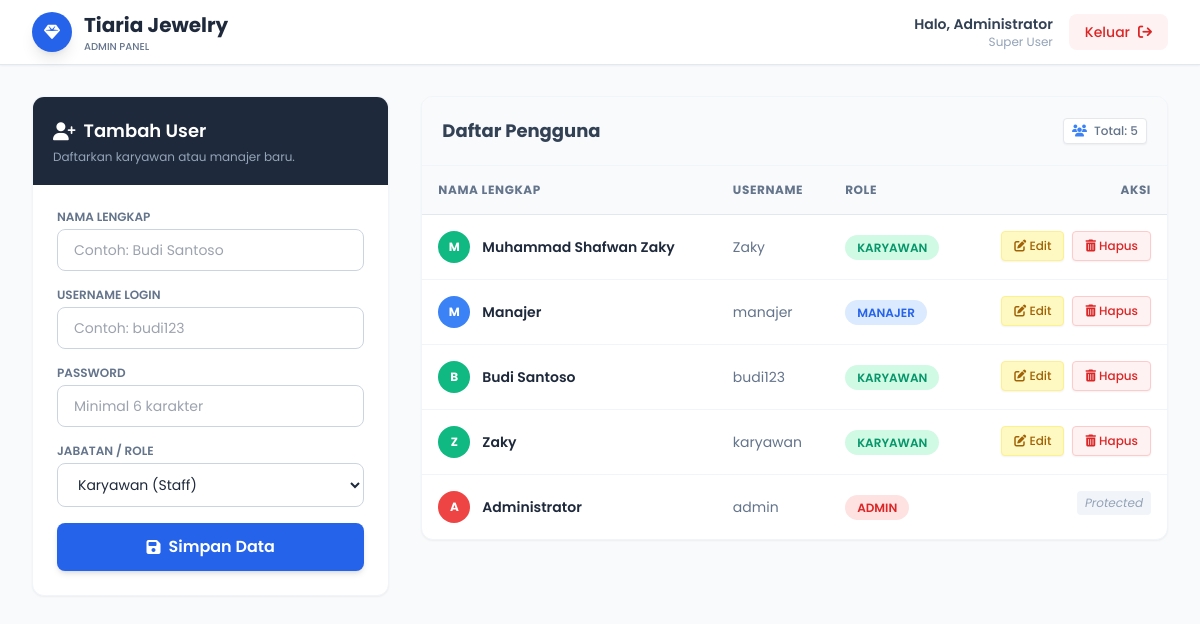
The page /admin (signed in) on the database as committed earlier.
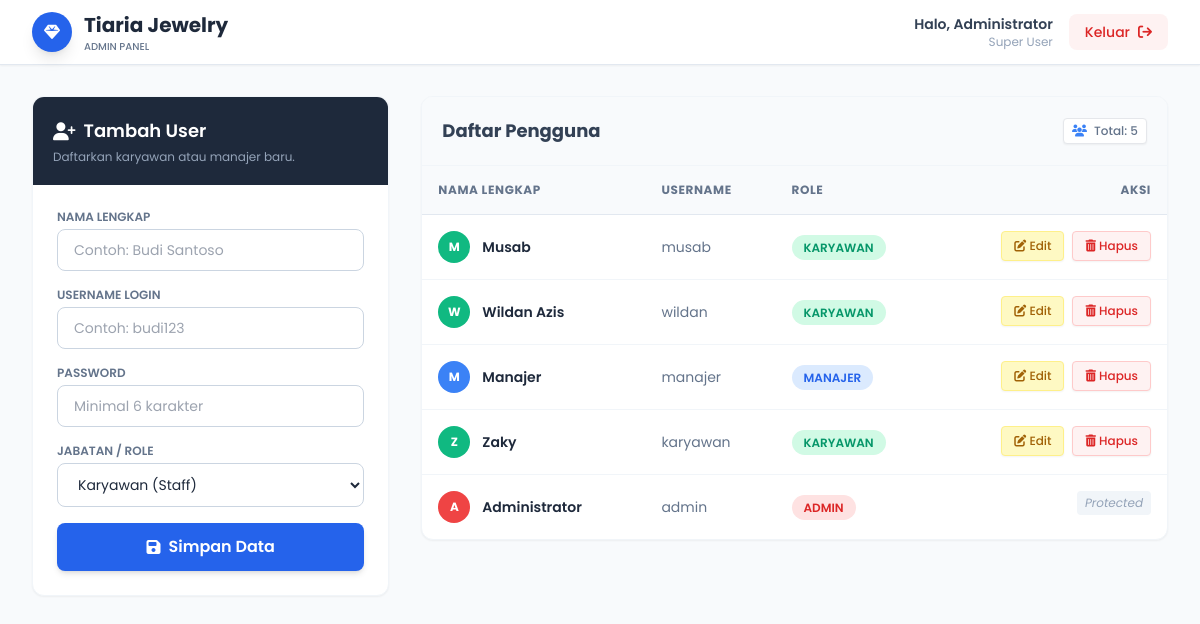
The same page on the database as committed later.
### tables this page shows
CREATE TABLE users (
                id INTEGER PRIMARY KEY AUTOINCREMENT,
                username TEXT UNIQUE NOT NULL,
                password TEXT NOT NULL,
                name TEXT NOT NULL,
                role TEXT NOT NULL DEFAULT 'karyawan', 
                created_at TIMESTAMP DEFAULT CURRENT_TIMESTAMP
            );

### app.py (the view)
@app.route('/admin')
@login_required
def admin_dashboard():
    if current_user.role != 'admin': return "⛔ AKSES DITOLAK"
    conn = create_connection()
    cursor = conn.cursor()
    cursor.execute("SELECT * FROM users ORDER BY id DESC")
    all_users = cursor.fetchall()
    conn.close()
    return render_template('admin_dashboard.html', users=all_users)

### app.py (called while the page is built)
@login_manager.user_loader
def load_user(user_id):
    return User.get_by_id(user_id)

@app.before_request
def make_session_permanent():
    session.permanent = True
    app.permanent_session_lifetime = timedelta(minutes=5) # Logout otomatis setelah 5 menit idle

### models.py (called while the page is built)
    @staticmethod
    def get_by_id(user_id):
        conn = create_connection()
        cursor = conn.cursor()
        cursor.execute("SELECT * FROM users WHERE id = ?", (user_id,))
        user_data = cursor.fetchone()
        conn.close()
        if user_data:
            return User(id=user_data[0], username=user_data[1], name=user_data[3], role=user_data[4])
        return None

### utils/db_manager.py (called while the page is built)
def create_connection():
    if not os.path.exists(DB_FOLDER):
        os.makedirs(DB_FOLDER)
    conn = sqlite3.connect(DB_PATH)
    return conn

### templates/admin_dashboard.html (shortened to what the changed rows need)
<!DOCTYPE html>
<html lang="id">
<head>
    <script src="https://cdn.tailwindcss.com"></script>
    <link rel="stylesheet" href="https://cdnjs.cloudflare.com/ajax/libs/font-awesome/6.4.0/css/all.min.css">
</head>
<body class="bg-slate-50 text-slate-800">
    <nav class="bg-white shadow-sm border-b border-slate-200 fixed w-full top-0 z-50">
        <div class="max-w-7xl mx-auto px-4 sm:px-6 lg:px-8">
            <div class="flex justify-between h-16">
                <div class="flex items-center gap-3">
                    <div>
                        <h1 class="font-bold text-xl text-slate-800">Tiaria Jewelry</h1>
                    </div>
                </div>
            </div>
        </div>
    </nav>
    <main class="max-w-7xl mx-auto px-4 sm:px-6 lg:px-8 mt-24 mb-10">
        <div class="grid grid-cols-1 lg:grid-cols-3 gap-8">
            <div class="lg:col-span-1">
                <div class="bg-white rounded-xl shadow-sm border border-slate-100 overflow-hidden sticky top-24">
                    <div class="bg-slate-800 p-5 text-white">
                        <h2 class="font-semibold text-lg flex items-center gap-2"><i class="fa-solid fa-user-plus"></i> Tambah User</h2>
                    </div>
                </div>
            </div>
            <div class="lg:col-span-2">
                <div class="bg-white rounded-xl shadow-sm border border-slate-100 overflow-hidden">
                    <div class="overflow-x-auto">
                        <table class="w-full text-left border-collapse">
                            <thead>
                                <tr class="bg-slate-50 text-slate-500 uppercase text-xs font-bold tracking-wider">
                                    <th class="p-4 border-b border-slate-200">Nama Lengkap</th>
                                    <th class="p-4 border-b border-slate-200">Username</th>
                                    <th class="p-4 border-b border-slate-200">Role</th>
                                    <th class="p-4 border-b border-slate-200 text-right">Aksi</th>
                                </tr>
                            </thead>
                            <tbody class="text-sm text-slate-700 divide-y divide-slate-100">
                                {% for user in users %}
                                <tr class="hover:bg-blue-50/30 transition-colors duration-200">
                                    <td class="p-4 font-semibold text-slate-800">
                                        <div class="flex items-center gap-3">
                                            <div class="w-8 h-8 rounded-full flex items-center justify-center text-xs font-bold text-white
                                                {% if user[4] == 'admin' %} bg-red-500
                                                {% elif user[4] == 'manajer' %} bg-blue-500
                                                {% else %} bg-emerald-500 {% endif %}">
                                                {{ user[3][:1] }}
                                            </div>
                                            {{ user[3] }}
                                        </div>
                                    </td>
                                    <td class="p-4 text-slate-500">{{ user[1] }}</td>
                                    <td class="p-4">
                                        <span class="px-3 py-1 rounded-full text-xs font-semibold
                                            {% if user[4] == 'admin' %} bg-red-100 text-red-600
                                            {% elif user[4] == 'manajer' %} bg-blue-100 text-blue-600
                                            {% else %} bg-emerald-100 text-emerald-600 {% endif %}">
                                            {{ user[4]|upper }}
                                        </span>
                                    </td>
                                    <td class="p-4 text-right flex justify-end gap-2">
                                        {% if user[1] != 'admin' %}
                                            <button
                                                data-id="{{ user[0] }}"
                                                data-name="{{ user[3] }}"
                                                data-username="{{ user[1] }}"
                                                data-role="{{ user[4] }}"
                                                onclick="openEditModal(this)"
                                                class="px-3 py-1.5 bg-yellow-100 text-yellow-700 hover:bg-yellow-200 rounded text-xs font-medium transition shadow-sm border border-yellow-200">
                                                <i class="fa-solid fa-pen-to-square"></i> Edit
                                            </button>
                                            <button
                                                data-id="{{ user[0] }}"
                                                data-name="{{ user[3] }}"
                                                onclick="konfirmasiHapus(event, this)"
                                               class="px-3 py-1.5 bg-red-50 text-red-600 hover:bg-red-100 rounded text-xs font-medium transition shadow-sm border border-red-200">
                                                <i class="fa-solid fa-trash-can"></i> Hapus
                                            </button>
                                        {% else %}
                                            <span class="text-xs text-slate-400 italic bg-slate-100 px-2 py-1 rounded">Protected</span>
                                        {% endif %}
                                    </td>
                                </tr>
                                {% endfor %}
                            </tbody>
                        </table>
                    </div>
                </div>
            </div>
        </div>
    </main>
</body>
</html>

Rows that differ between the two databases and show on the page:
removed users: name "M", name "Muhammad Shafwan Zaky", username "Zaky", role "KARYAWAN"
removed users: name "B", name "Budi Santoso", username "budi123", role "KARYAWAN"
added users: name "M", name "Musab", username "musab", role "KARYAWAN"
added users: name "W", name "Wildan Azis", username "wildan", role "KARYAWAN"
